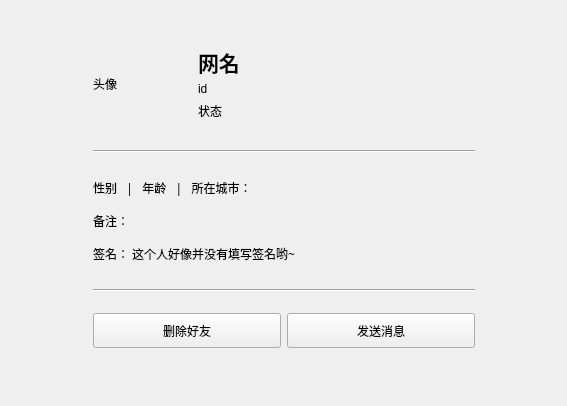
<?xml version="1.0" encoding="UTF-8"?>
<ui version="4.0">
 <class>ProfilePage_Main</class>
 <widget class="QWidget" name="ProfilePage_Main">
  <property name="geometry">
   <rect>
    <x>0</x>
    <y>0</y>
    <width>567</width>
    <height>406</height>
   </rect>
  </property>
  <property name="windowTitle">
   <string>Form</string>
  </property>
  <layout class="QGridLayout" name="gridLayout">
   <property name="topMargin">
    <number>30</number>
   </property>
   <item row="0" column="2">
    <spacer name="horizontalSpacer_2">
     <property name="orientation">
      <enum>Qt::Horizontal</enum>
     </property>
     <property name="sizeHint" stdset="0">
      <size>
       <width>47</width>
       <height>20</height>
      </size>
     </property>
    </spacer>
   </item>
   <item row="1" column="1">
    <spacer name="verticalSpacer">
     <property name="orientation">
      <enum>Qt::Vertical</enum>
     </property>
     <property name="sizeHint" stdset="0">
      <size>
       <width>20</width>
       <height>49</height>
      </size>
     </property>
    </spacer>
   </item>
   <item row="0" column="0">
    <spacer name="horizontalSpacer">
     <property name="orientation">
      <enum>Qt::Horizontal</enum>
     </property>
     <property name="sizeHint" stdset="0">
      <size>
       <width>48</width>
       <height>20</height>
      </size>
     </property>
    </spacer>
   </item>
   <item row="0" column="1">
    <widget class="QWidget" name="widget" native="true">
     <property name="minimumSize">
      <size>
       <width>400</width>
       <height>0</height>
      </size>
     </property>
     <layout class="QVBoxLayout" name="verticalLayout_2">
      <item>
       <layout class="QHBoxLayout" name="horizontalLayout">
        <property name="bottomMargin">
         <number>15</number>
        </property>
        <item>
         <widget class="QLabel" name="Avatar">
          <property name="minimumSize">
           <size>
            <width>90</width>
            <height>90</height>
           </size>
          </property>
          <property name="maximumSize">
           <size>
            <width>90</width>
            <height>90</height>
           </size>
          </property>
          <property name="text">
           <string>头像</string>
          </property>
         </widget>
        </item>
        <item>
         <widget class="QWidget" name="widget_2" native="true">
          <property name="minimumSize">
           <size>
            <width>0</width>
            <height>90</height>
           </size>
          </property>
          <property name="maximumSize">
           <size>
            <width>16777215</width>
            <height>90</height>
           </size>
          </property>
          <layout class="QVBoxLayout" name="verticalLayout">
           <item>
            <widget class="QLabel" name="name">
             <property name="font">
              <font>
               <family>Microsoft YaHei UI</family>
               <pointsize>16</pointsize>
               <bold>true</bold>
              </font>
             </property>
             <property name="text">
              <string>网名</string>
             </property>
            </widget>
           </item>
           <item>
            <widget class="QLabel" name="id">
             <property name="text">
              <string>id</string>
             </property>
            </widget>
           </item>
           <item>
            <widget class="QLabel" name="State">
             <property name="text">
              <string>状态</string>
             </property>
            </widget>
           </item>
          </layout>
         </widget>
        </item>
       </layout>
      </item>
      <item>
       <widget class="Line" name="line">
        <property name="orientation">
         <enum>Qt::Horizontal</enum>
        </property>
       </widget>
      </item>
      <item>
       <widget class="QWidget" name="widget_3" native="true">
        <property name="minimumSize">
         <size>
          <width>0</width>
          <height>0</height>
         </size>
        </property>
        <property name="font">
         <font>
          <family>微软雅黑</family>
         </font>
        </property>
        <layout class="QVBoxLayout" name="verticalLayout_3">
         <property name="spacing">
          <number>15</number>
         </property>
         <property name="leftMargin">
          <number>0</number>
         </property>
         <property name="topMargin">
          <number>20</number>
         </property>
         <property name="bottomMargin">
          <number>20</number>
         </property>
         <item>
          <widget class="QLabel" name="lab_a">
           <property name="text">
            <string>性别   |   年龄   |   所在城市：</string>
           </property>
          </widget>
         </item>
         <item>
          <widget class="QLabel" name="lab_c">
           <property name="text">
            <string>备注：</string>
           </property>
          </widget>
         </item>
         <item>
          <widget class="QLabel" name="lab_b">
           <property name="text">
            <string>签名： 这个人好像并没有填写签名哟~</string>
           </property>
          </widget>
         </item>
        </layout>
       </widget>
      </item>
      <item>
       <widget class="Line" name="line_3">
        <property name="orientation">
         <enum>Qt::Horizontal</enum>
        </property>
       </widget>
      </item>
      <item>
       <layout class="QHBoxLayout" name="horizontalLayout_2">
        <property name="topMargin">
         <number>15</number>
        </property>
        <item>
         <widget class="QPushButton" name="btn_clear_friend">
          <property name="minimumSize">
           <size>
            <width>130</width>
            <height>35</height>
           </size>
          </property>
          <property name="text">
           <string>删除好友</string>
          </property>
         </widget>
        </item>
        <item>
         <widget class="QPushButton" name="btn_push_msg">
          <property name="minimumSize">
           <size>
            <width>130</width>
            <height>35</height>
           </size>
          </property>
          <property name="text">
           <string>发送消息</string>
          </property>
         </widget>
        </item>
       </layout>
      </item>
     </layout>
    </widget>
   </item>
  </layout>
 </widget>
 <resources/>
 <connections/>
</ui>
